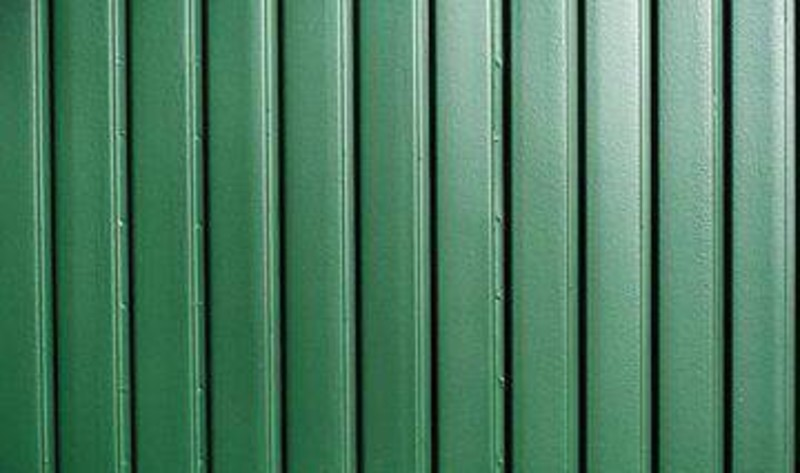
#> input picture images/dach.jpg, 800 x 473 px, found by its file name
$ python GDV_tutorial_10_empty.py   (older library calls are emulated)
#> lines starting #> are read from the running program, lines starting #| are printed output that depends on the picture
''' This code is based on the stackoverflow answer from Fred Weinhaus: https://stackoverflow.com/a/59995542  '''
import cv2
import numpy as np

# global helper variables
window_width = 640
window_height = 480

def getFrequencies(image):
    # convert image to floats and do dft saving as complex output
    dft = cv2.dft(np.float32(image), flags = cv2.DFT_COMPLEX_OUTPUT)
    # apply shift of origin from upper left corner to center of image
    dft_shift = np.fft.fftshift(dft)
    # extract magnitude and phase images
    mag, phase = cv2.cartToPolar(dft_shift[:,:,0], dft_shift[:,:,1])
    min_val, max_val, min_loc, max_loc = cv2.minMaxLoc(mag)
    # get spectrum for viewing only
    mag[200:300, 200:500] = 0
    mag[0:100, :] = 0
    spec = ((1/20) * np.log(mag))
    # Return the resulting image (as well as the magnitude and phase for the inverse)
    return spec, mag, phase

def createFromSpectrum(mag,phase):
    # convert magnitude and phase into cartesian real and imaginary components
    real, imag = cv2.polarToCart(mag, phase)

    print('Phase: ', phase)
    print('Mag: ', mag)

    # combine cartesian components into one complex image
    back = cv2.merge([real, imag])

    # shift origin from center to upper left corner
    back_ishift = np.fft.ifftshift(back)

    # do idft saving as complex output
    img_back = cv2.idft(back_ishift)

    # combine complex components into original image again
    img_back = cv2.magnitude(img_back[:,:,0], img_back[:,:,1])

    # re-normalize to 8-bits
    min, max = np.amin(img_back, (0,1)), np.amax(img_back, (0,1))
    #print(min,max)
    img_back = cv2.normalize(img_back, None, alpha=0, beta=255, norm_type=cv2.NORM_MINMAX, dtype=cv2.CV_8U)
    return img_back

def main():
    """ Load an image, compute frequency domain image from it and display both or vice versa """
    image_name = 'images\dach.jpg'

    # Load the image.
    image = cv2.imread(image_name,cv2.IMREAD_GRAYSCALE)
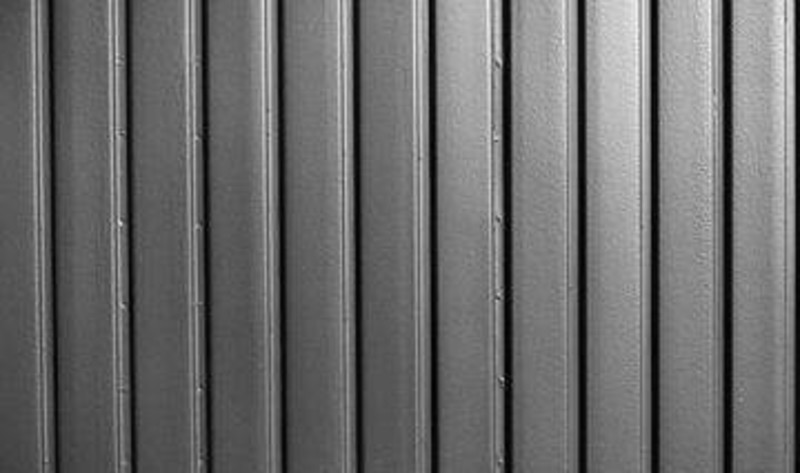
#> image: shape (473, 800); min 0, max 245, mean 107.7
    image = cv2.resize(image, (window_width,window_height))
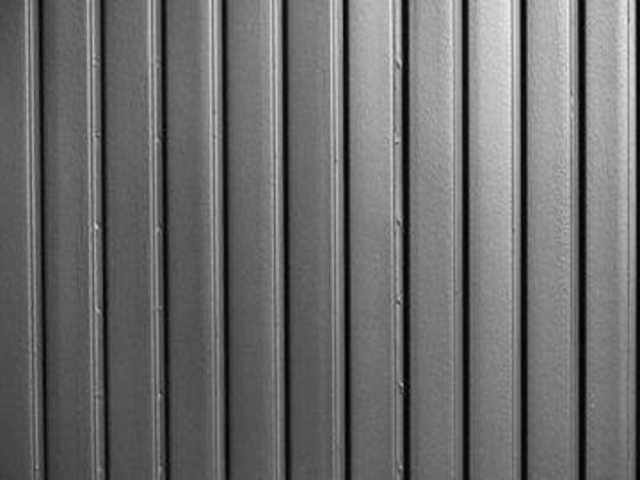
#> image: shape (480, 640); min 0, max 242, mean 107.6

    # show the original image
    title_original = 'Original image'
    cv2.namedWindow(title_original, cv2.WINDOW_NORMAL) # Note that window parameters have no effect on MacOS
    cv2.resizeWindow(title_original,window_width,window_height)
    cv2.imshow(title_original,image)

    result, mag, phase = getFrequencies(image)
#> in getFrequencies, `mag, phase = cv2.cartToPolar(dft_shift[:,:,0], dft_shift[:,:,1])`:
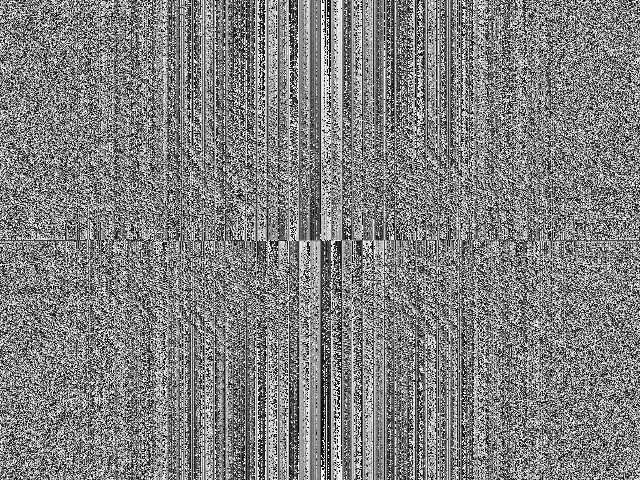
#> phase: shape (480, 640) float32; min 1.42e-05, max 6.28, mean 3.16; drawn with min black and max white
#> in getFrequencies, `min_val, max_val, min_loc, max_loc = cv2.minMaxLoc(mag)`: min_val = 0.788; max_val = 33044428; min_loc = (31, 40); max_loc = (320, 240)
#> in getFrequencies, `mag[200:300, 200:500] = 0`:
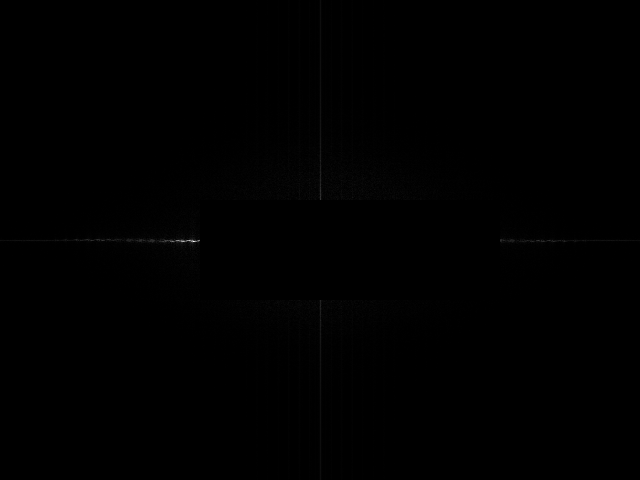
#> mag: shape (480, 640) float32; min 0, max 298299.1, mean 743.5; drawn with min black and max white
#> in getFrequencies, `spec = ((1/20) * np.log(mag))`:
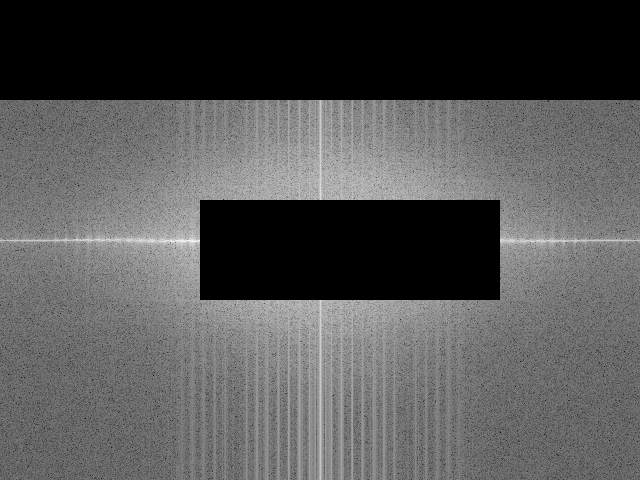
#> spec: shape (480, 640) float32; 30.6% of the values are NaN or infinite; the others: min -0.0119, max 0.63, mean 0.301; drawn with min black, max white, NaN and infinite black
    #result = np.zeros((window_height,window_width),np.uint8)

    # show the resulting image
    title_result = 'Frequencies image'
    cv2.namedWindow(title_result, cv2.WINDOW_NORMAL) # Note that window parameters have no effect on MacOS
    cv2.resizeWindow(title_result,window_width,window_height)
    cv2.imshow(title_result,result)

    back = createFromSpectrum(mag, phase)
#> (printed output is left out)
#> (printed output is left out)
#> in createFromSpectrum, `img_back = cv2.magnitude(img_back[:,:,0], img_back[:,:,1])`:
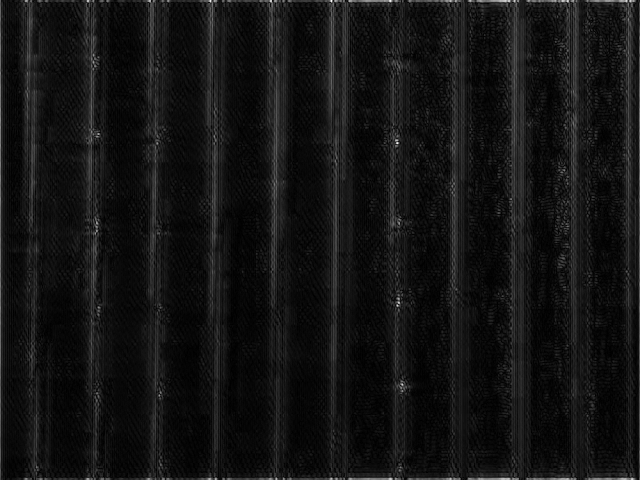
#> img_back: shape (480, 640) float32; min 1276.2, max 14342762, mean 1112873.8; drawn with min black and max white
#> in createFromSpectrum, `min, max = np.amin(img_back, (0,1)), np.amax(img_back, (0,1))`: min = 1276.2; max = 14342762
    #back = np.zeros((window_height,window_width),np.uint8)

    # and compute image back from frequencies
    title_back = 'Reconstructed image'
    cv2.namedWindow(title_back, cv2.WINDOW_NORMAL) # Note that window parameters have no effect on MacOS
    cv2.resizeWindow(title_back,window_width,window_height)
    cv2.imshow(title_back,back)

    key = cv2.waitKey(0)
#> (key Esc is pressed here)
    cv2.destroyAllWindows()

if (__name__ == '__main__'):
    main()

$ run again, with images/Bumbu_Rawon.jpg copied over images/dach.jpg
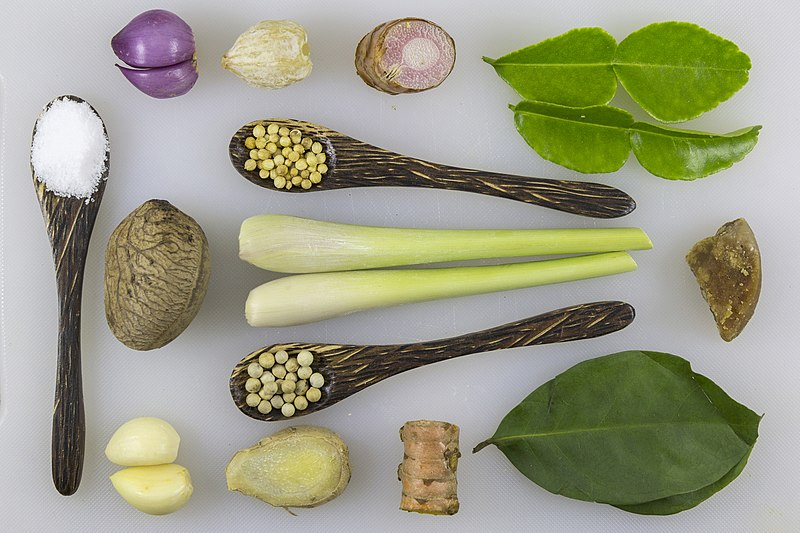
#> input picture images/Bumbu_Rawon.jpg, 800 x 533 px, found by its file name
#> in getFrequencies, `mag, phase = cv2.cartToPolar(dft_shift[:,:,0], dft_shift[:,:,1])`:
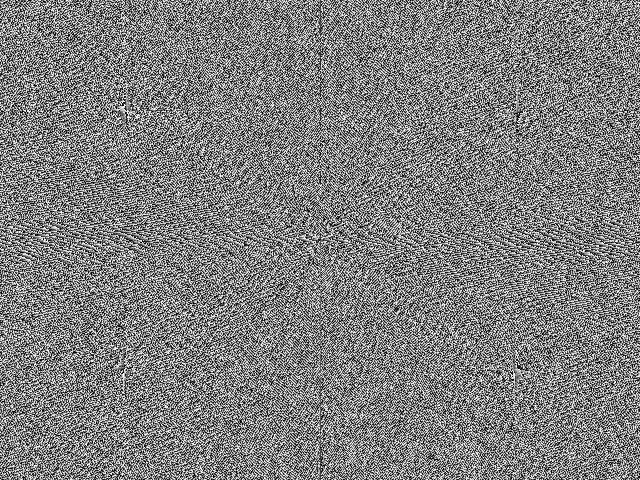
#> phase: shape (480, 640) float32; min 6.69e-06, max 6.28, mean 3.15; drawn with min black and max white
#> min_val = 7.82; max_val = 47621204; min_loc = (19, 16); max_loc = (320, 240)
#> (printed output is left out)
#> (printed output is left out)
#> in createFromSpectrum, `img_back = cv2.magnitude(img_back[:,:,0], img_back[:,:,1])`:
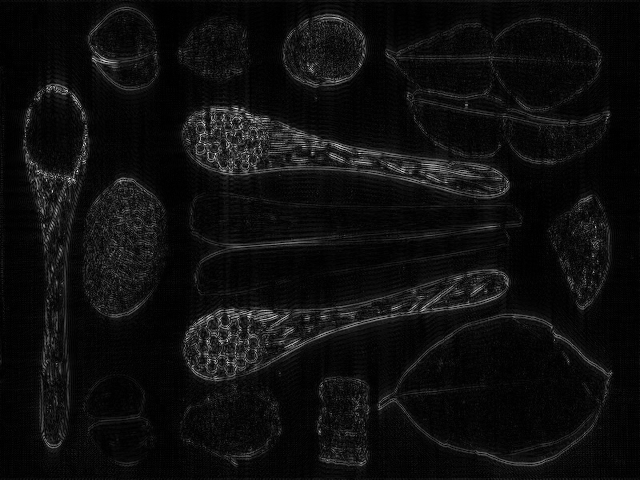
#> img_back: shape (480, 640) float32; min 2315.3, max 35366356, mean 2045556.5; drawn with min black and max white
#> min = 2315.3; max = 35366356

$ run again, with images/chewing_gum_balls01.jpg copied over images/dach.jpg
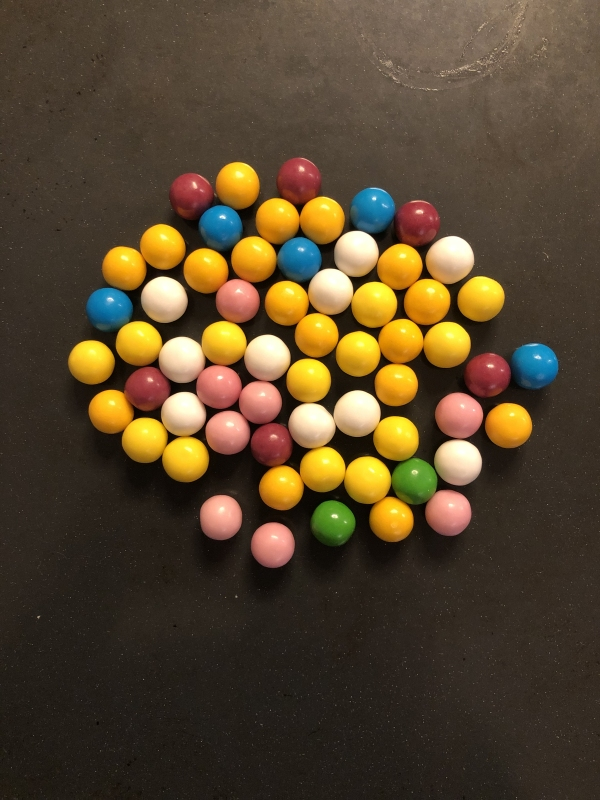
#> input picture images/chewing_gum_balls01.jpg, 600 x 800 px, found by its file name
#> in getFrequencies, `mag, phase = cv2.cartToPolar(dft_shift[:,:,0], dft_shift[:,:,1])`:
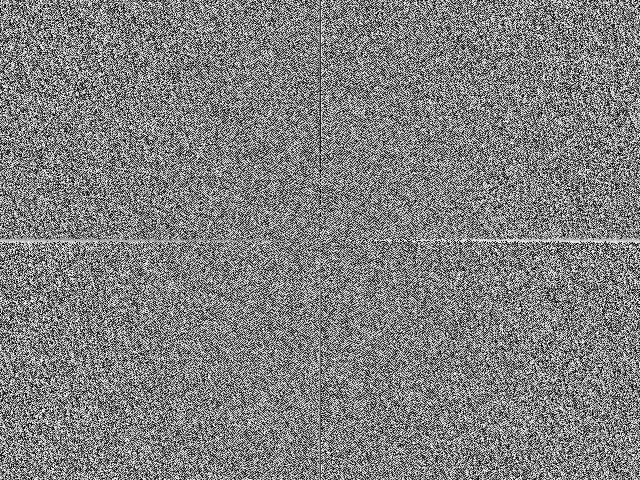
#> phase: shape (480, 640) float32; min 1.2e-06, max 6.28, mean 3.16; drawn with min black and max white
#> min_val = 1.91; max_val = 22038870; min_loc = (489, 20); max_loc = (320, 240)
#> (printed output is left out)
#> (printed output is left out)
#> in createFromSpectrum, `img_back = cv2.magnitude(img_back[:,:,0], img_back[:,:,1])`:
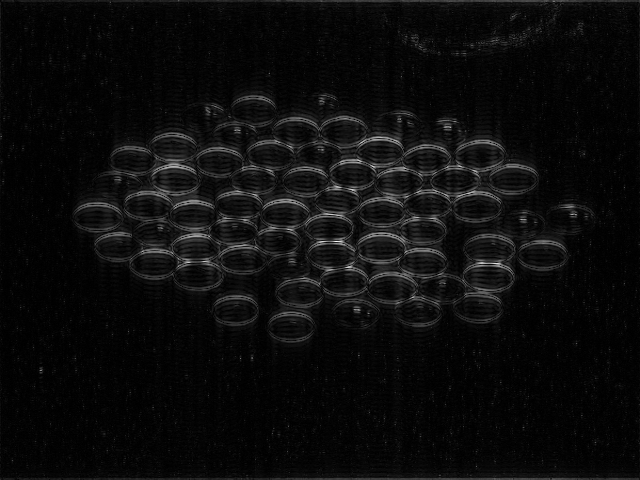
#> img_back: shape (480, 640) float32; min 135.6, max 32340118, mean 1598249.2; drawn with min black and max white
#> min = 135.6; max = 32340118

$ run again, with images/chewing_gum_balls02.jpg copied over images/dach.jpg
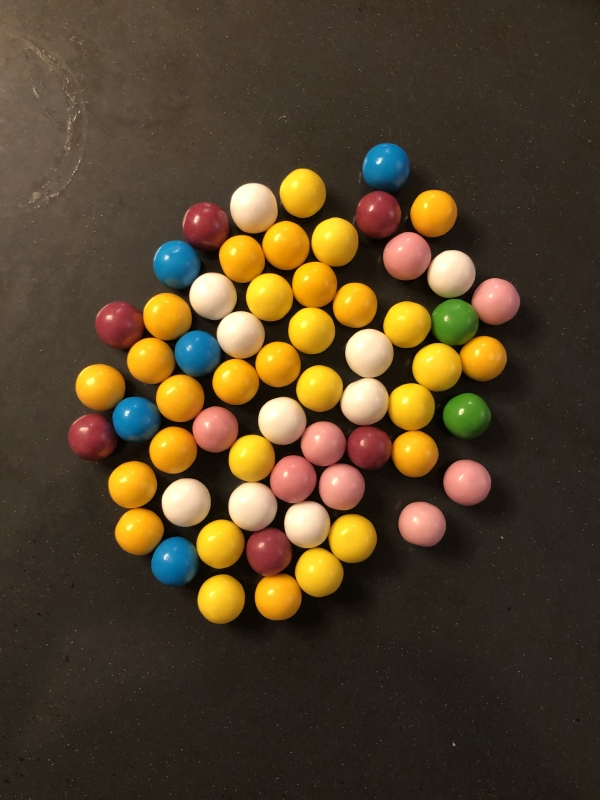
#> input picture images/chewing_gum_balls02.jpg, 600 x 800 px, found by its file name
#> in getFrequencies, `mag, phase = cv2.cartToPolar(dft_shift[:,:,0], dft_shift[:,:,1])`:
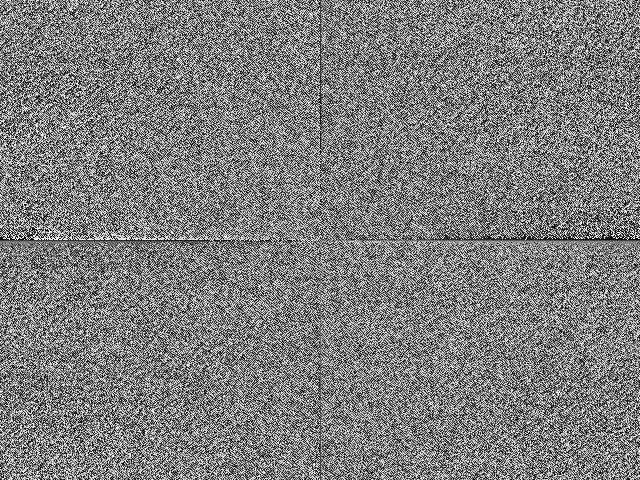
#> phase: shape (480, 640) float32; min 3.38e-06, max 6.28, mean 3.12; drawn with min black and max white
#> min_val = 2.98; max_val = 21032370; min_loc = (567, 3); max_loc = (320, 240)
#> (printed output is left out)
#> (printed output is left out)
#> in createFromSpectrum, `img_back = cv2.magnitude(img_back[:,:,0], img_back[:,:,1])`:
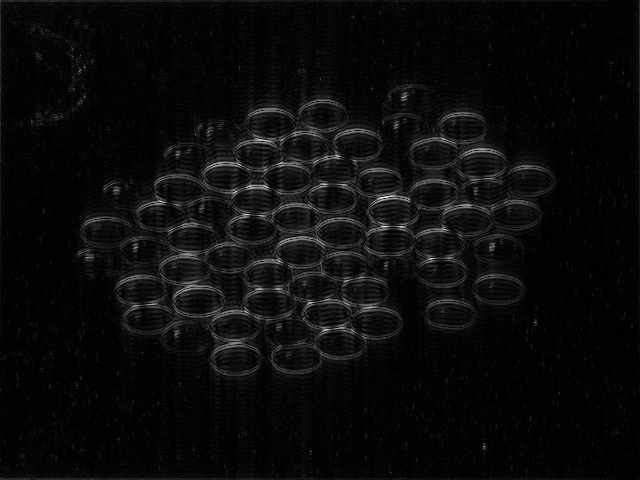
#> img_back: shape (480, 640) float32; min 816.6, max 31673694, mean 1474423.6; drawn with min black and max white
#> min = 816.6; max = 31673694
